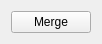
<?xml version="1.0" encoding="UTF-8"?>
<ui version="4.0">
 <class>ShapeMultySelPanel</class>
 <widget class="QWidget" name="ShapeMultySelPanel">
  <property name="geometry">
   <rect>
    <x>0</x>
    <y>0</y>
    <width>98</width>
    <height>39</height>
   </rect>
  </property>
  <layout class="QVBoxLayout" name="verticalLayout">
   <item>
    <widget class="QEditorToolButton" name="mergeButton">
     <property name="text">
      <string>Merge</string>
     </property>
    </widget>
   </item>
  </layout>
 </widget>
 <customwidgets>
  <customwidget>
   <class>QEditorToolButton</class>
   <extends>QPushButton</extends>
   <header>Controls/ToolButton.h</header>
  </customwidget>
 </customwidgets>
 <resources/>
 <connections/>
</ui>
